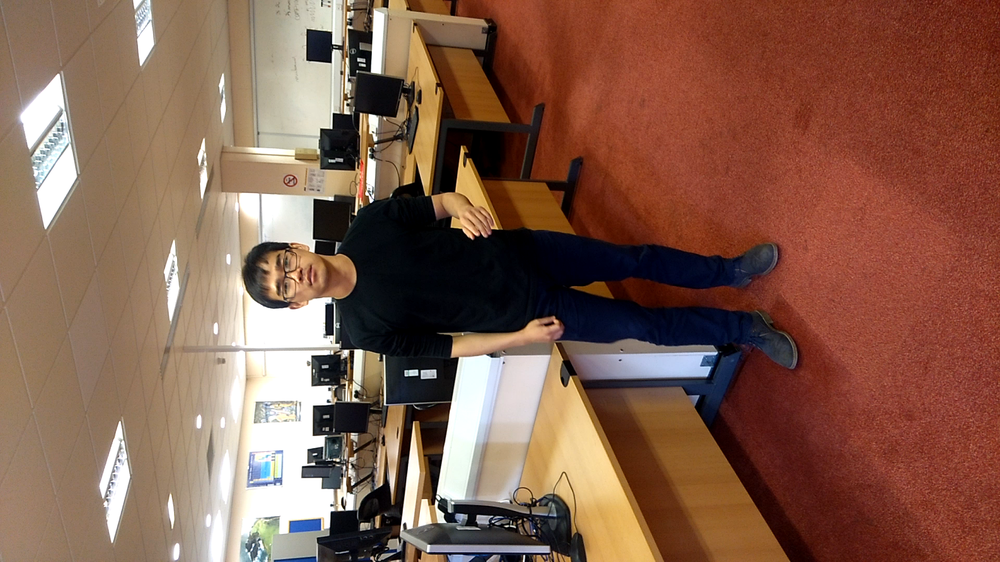
%> input picture ComVision/Assignment1/v1001.png, 1000 x 562 px, shrunk from 1920 x 1080 before the run
$ octave EnhanceThresholding.m   (GNU Octave 9; MATLAB toolbox functions it lacks are replaced by stand-ins)
%> lines starting %> are read from the running program, lines starting %| are printed output that depends on the picture
### ComVision/Assignment1/drawROI.m
function BW = drawROI(I, file)

% display image in gray level
imagesc(I);
colormap(gray);
axis image, axis off;
zoom;

% obtain current image
x = getimage(gcf);

%select a polygonal region of interest within an image, reture a binary
%image that can use as a mark.
BW = roipoly;
save( file, 'BW');

### ComVision/Assignment1/EnhanceThresholding.m
clc;
clear;

img = imread('v1001.png');
%> img is the input picture: size 562x1000x3 uint8; mean R, G, B 131.8, 94.3, 77.1
img = imrotate(img, -90);
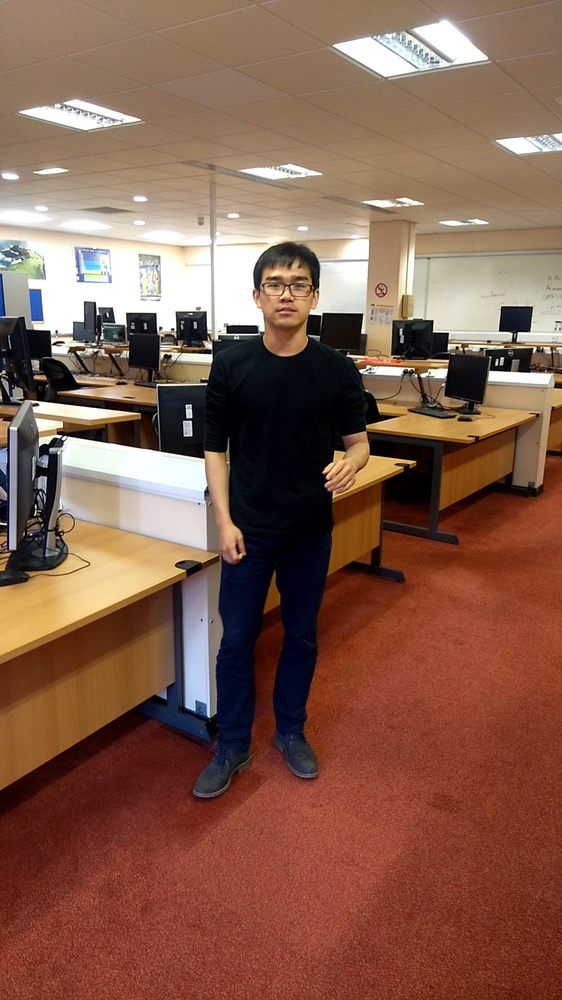
%> img: size 1000x562x3 uint8; mean R, G, B 131.8, 94.3, 77.1; mean of the top-left, top-right, bottom-left and bottom-right quarters 134.7, 116.9, 81, 71.6
img = rgb2gray(img);
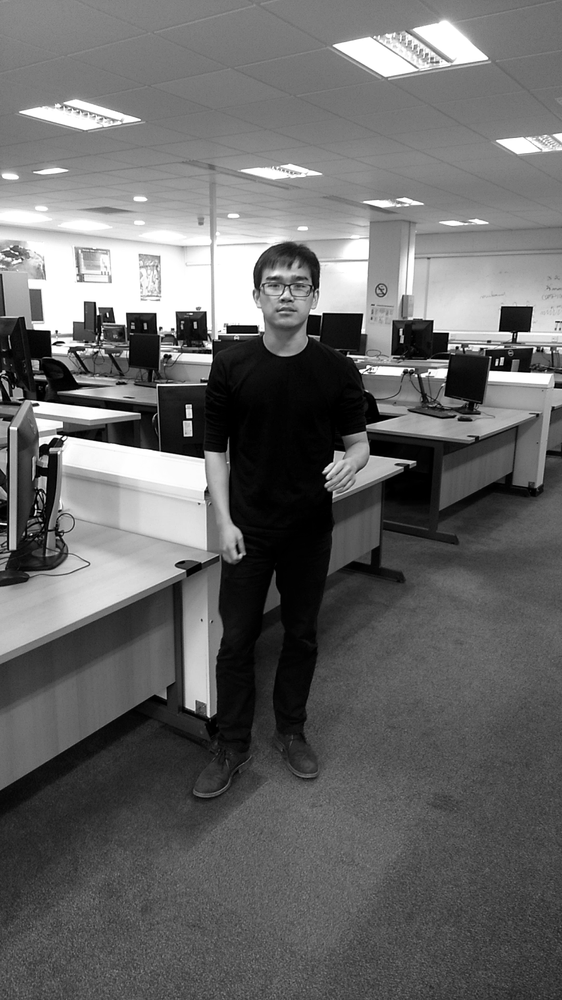
%> img: size 1000x562 uint8; min 0, max 255, mean 103.6
%img = imread('brains.pgm');
%% enhancement
%background = imopen( img, strel('disk', 15) );
background = wiener2(img, [15 15]);
I = img - background;
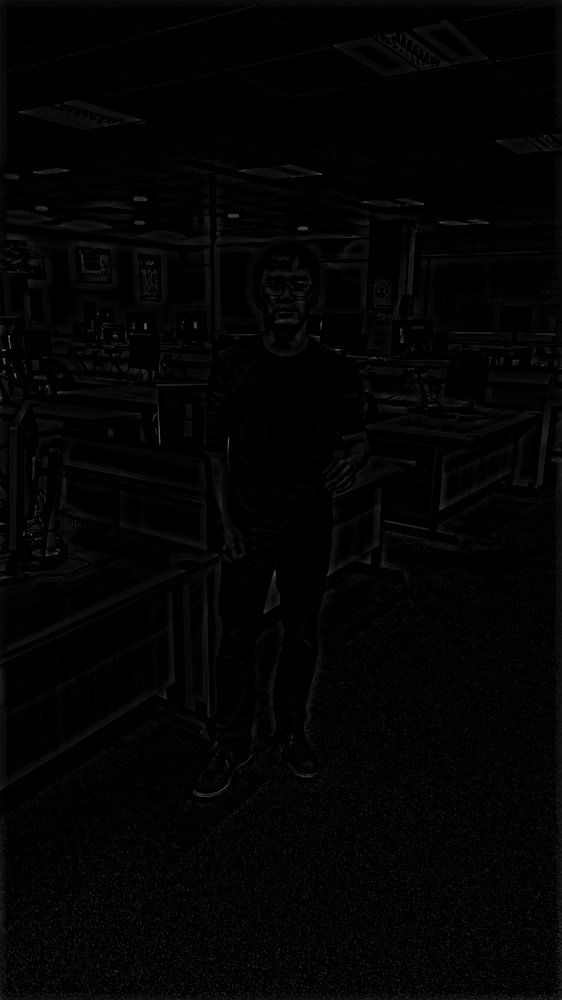
%> I: size 1000x562 uint8; min 0, max 109, mean 3.1

I2 = imadjust( I );
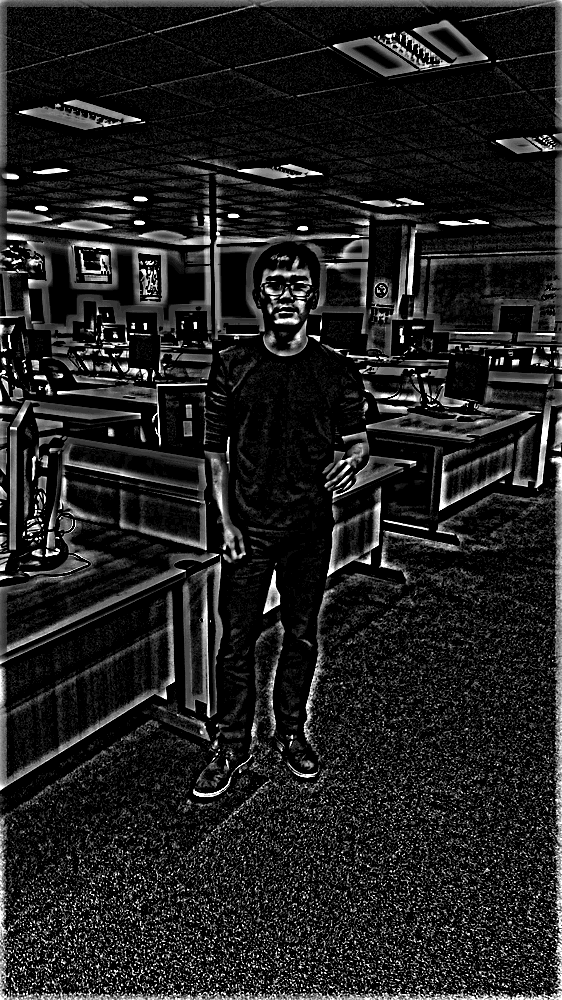
%> I2: size 1000x562 uint8; min 0, max 255, mean 32.6

figure, imshow(I2);

%% ROI
%file = 'trayRegion.mat';
%file = 'brainRegion.mat';
file = 'v1001Skin.mat';
%draw ROI
BW = drawROI(img, file);
%> the run ends on the next line
